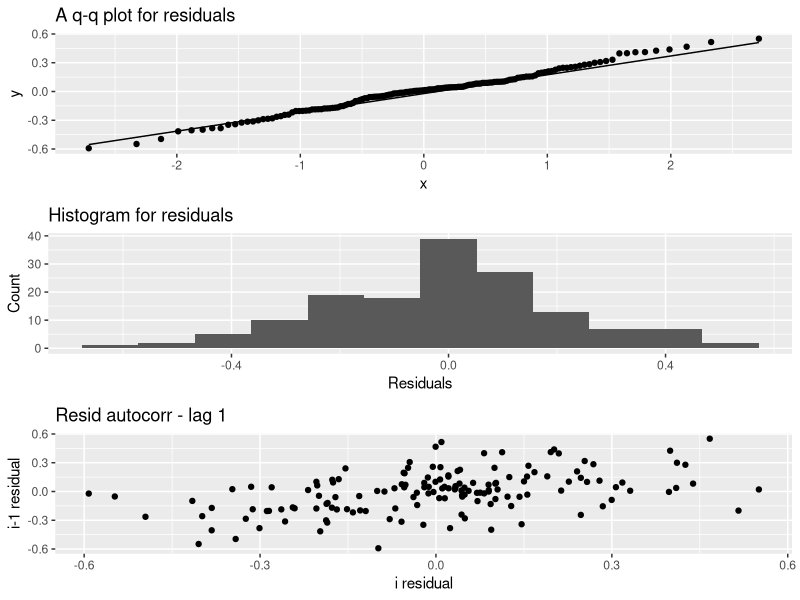
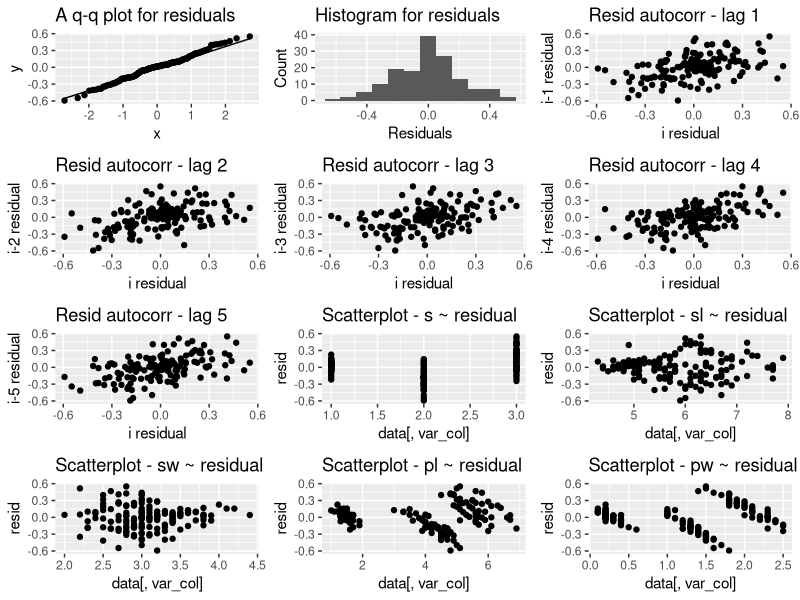

The R source for these figures, in order:
###################################################
########### PLOTS FUNCTION
plots.lm<-function(x, bins=NULL, binwidth=NULL, lags=1, scatterplots=F){
  require(ggplot2)
  require(cowplot)
  require(dplyr)
  require(gridExtra)
  
  #QQ PLOT
  res<-as.data.frame(residuals(x))
  colnames(res)<-"resid"
  p <- ggplot(res, aes(sample = resid)) + stat_qq() + stat_qq_line() + labs(title="A q-q plot for residuals")
  
  
  #HISTOGRAM
  if(is.null(bins) && is.null(binwidth)){bins=floor(sqrt(nrow(res)))}
  h<-qplot(res$resid, geom="histogram", main = "Histogram for residuals", xlab="Residuals", ylab="Count", bins=bins, binwidth=binwidth)
  
  
  ##AUTOCORELATION
  #Function for lagging the residuals
  multilag <- function(df, n) {
    varname <- sprintf("resid_lag%i",n)
    mutate(df, !!varname := lag(resid,n))
  }
  
  #autocorrelation plot function
   plot_data_func<-function(data, lag_col){
    ggplot(res, aes(x=resid,y=res[,lag_col])) + geom_point()+ labs(title=sprintf("Resid autocorr - lag %i",l), x = "i residual", y = sprintf("i-%i residual",l))
  }
  
  myplots<-list(p,h)
  for (l in 1:lags){
    res<-res %>% multilag(l)
    varname<-sprintf("resid_lag%i",l)
    myplots[l+2]<- lapply(varname, plot_data_func, data = res)
  }
  

  #SCATTERPLOT
  if (scatterplots==T){
    plots<-length(myplots)
    
    var_res<-cbind(x$model,resid=x$residuals)
    
    #scatterplot function
    scatter_plot<-function(data, var_col, resid=resid){
      ggplot(data,aes(x=data[,var_col], y=resid))+geom_point()+labs(title=sprintf("Scatterplot - %s ~ residual",colnames(data)[var_col]))
      }
  
  
    for (k in 1:(ncol(var_res)-1)){
      myplots[plots+k]<-lapply(k, scatter_plot, data=var_res)
      }
  }
  
  
  
  #COMBINED PLOT
  n <- length(myplots)
  nCol <- floor(sqrt(n))
  do.call("grid.arrange", c(myplots, ncol=nCol))
  
  
}


#################################################
########### EXAMPLE

library(datasets)
data("iris")
colnames(iris) <- c("sl", "sw", "pl", "pw", "s")
iris$s <- as.numeric(iris$s)
model1 <- lm(s ~ sl + sw + pl + pw, data = iris)
class(model1)


plots.lm(model1)
plots.lm(model1,lags = 5, scatterplots = T)




